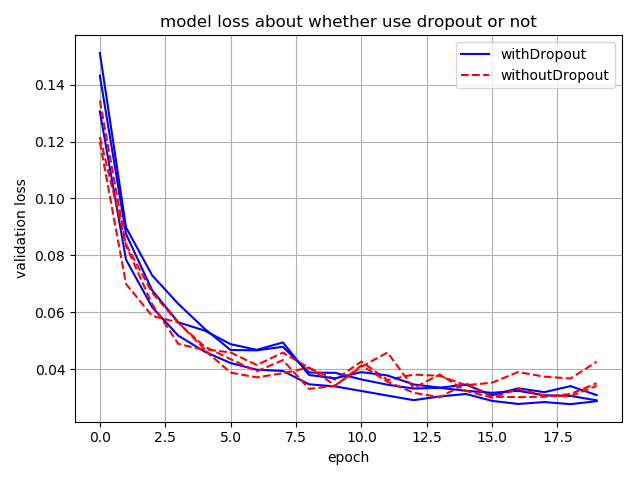

Source code (Python):
from __future__ import print_function
import argparse
import torch
import torch.nn as nn
import torch.nn.functional as F
import torch.optim as optim
from torchvision import datasets, transforms
import matplotlib.pyplot as plt


class Net_with(nn.Module):
    def __init__(self):
        super(Net_with, self).__init__()
        self.conv1 = nn.Conv2d(1, 10, kernel_size=5)
        self.conv2 = nn.Conv2d(10, 20, kernel_size=5)
        self.conv2_drop = nn.Dropout2d(0.2)
        self.fc1 = nn.Linear(320, 50)
        self.fc2 = nn.Linear(50, 10)

    def forward(self, x):
        x = F.relu(F.max_pool2d(self.conv1(x), 2))
        x = F.relu(F.max_pool2d(self.conv2_drop(self.conv2(x)), 2))
        x = x.view(-1, 320)
        x = F.relu(self.fc1(x))
        x = F.dropout(x,0.25, training=self.training)
        x = self.fc2(x)
        return F.log_softmax(x, dim=1)



class Net_without(nn.Module):
    def __init__(self):
        super(Net_without, self).__init__()
        self.conv1 = nn.Conv2d(1, 10, kernel_size=5)
        self.conv2 = nn.Conv2d(10, 20, kernel_size=5)
        self.conv2_drop = nn.Dropout2d(p = 0)
        self.fc1 = nn.Linear(320, 50)
        self.fc2 = nn.Linear(50, 10)

    def forward(self, x):
        x = F.relu(F.max_pool2d(self.conv1(x), 2))
        x = F.relu(F.max_pool2d(self.conv2_drop(self.conv2(x)), 2))
        x = x.view(-1, 320)
        x = F.relu(self.fc1(x))
        x = F.dropout(x, p=0,  training=self.training)
        x = self.fc2(x)
        return F.log_softmax(x, dim=1)


def train(args, model, device, train_loader, optimizer, epoch):
    model.train()
    for batch_idx, (data, target) in enumerate(train_loader):
        data, target = data.to(device), target.to(device)
        optimizer.zero_grad()
        output = model(data)
        loss = F.nll_loss(output, target)
        loss.backward()
        optimizer.step()
        if batch_idx % args.log_interval == 0:
            print('Train Epoch: {} [{}/{} ({:.0f}%)]\tLoss: {:.6f}'.format(
                epoch, batch_idx * len(data), len(train_loader.dataset),
                100. * batch_idx / len(train_loader), loss.item()))


def test(args, model, device, test_loader):
    model.eval()
    test_loss = 0
    correct = 0
    with torch.no_grad():
        for data, target in test_loader:
            data, target = data.to(device), target.to(device)
            output = model(data)
            test_loss += F.nll_loss(output, target, reduction='sum').item() # sum up batch loss
            pred = output.max(1, keepdim=True)[1] # get the index of the max log-probability
            correct += pred.eq(target.view_as(pred)).sum().item()

    test_loss /= len(test_loader.dataset)
    print('\nTest set: Average loss: {:.4f}, Accuracy: {}/{} ({:.0f}%)\n'.format(
        test_loss, correct, len(test_loader.dataset),
        100. * correct / len(test_loader.dataset)))
    return test_loss


def plot_history(history_withDropout_1,history_withoutDrop_1,history_withDropout_2,history_withoutDrop_2,history_withDropout_3,history_withoutDrop_3):
    plt.plot(history_withDropout_1, 'b-')
    plt.plot(history_withoutDrop_1, 'r--')
    plt.plot(history_withDropout_2, 'b-')
    plt.plot(history_withDropout_3, 'b-')
    plt.plot(history_withoutDrop_2, 'r--')
    plt.plot(history_withoutDrop_3, 'r--')
    plt.title('model loss about whether use dropout or not')
    plt.xlabel('epoch')
    plt.ylabel('validation loss')
    plt.grid()
    plt.legend(['withDropout', 'withoutDropout'], loc=1)
    plt.show()



def main():
    # Training settings
    parser = argparse.ArgumentParser(description='PyTorch MNIST Example')
    parser.add_argument('--batch-size', type=int, default=64, metavar='N',
                        help='input batch size for training (default: 64)')
    parser.add_argument('--test-batch-size', type=int, default=1000, metavar='N',
                        help='input batch size for testing (default: 1000)')
    parser.add_argument('--epochs', type=int, default=20, metavar='N',
                        help='number of epochs to train (default: 10)')
    parser.add_argument('--lr', type=float, default=0.01, metavar='LR',
                        help='learning rate (default: 0.01)')
    parser.add_argument('--momentum', type=float, default=0.5, metavar='M',
                        help='SGD momentum (default: 0.5)')
    parser.add_argument('--no-cuda', action='store_true', default=False,
                        help='disables CUDA training')
    parser.add_argument('--seed', type=int, default=1, metavar='S',
                        help='random seed (default: 1)')
    parser.add_argument('--log-interval', type=int, default=10, metavar='N',
                        help='how many batches to wait before logging training status')
    args = parser.parse_args()
    use_cuda = not args.no_cuda and torch.cuda.is_available()

    torch.manual_seed(args.seed)

    device = torch.device("cuda" if use_cuda else "cpu")

    kwargs = {'num_workers': 1, 'pin_memory': True} if use_cuda else {}
    train_loader = torch.utils.data.DataLoader(
        datasets.MNIST('../data', train=True, download=True,
                       transform=transforms.Compose([
                           transforms.ToTensor(),
                           transforms.Normalize((0.1307,), (0.3081,))
                       ])),
        batch_size=args.batch_size, shuffle=True, **kwargs)
    test_loader = torch.utils.data.DataLoader(
        datasets.MNIST('../data', train=False, transform=transforms.Compose([
                           transforms.ToTensor(),
                           transforms.Normalize((0.1307,), (0.3081,))
                       ])),
        batch_size=args.test_batch_size, shuffle=True, **kwargs)

    model_withdropout = Net_with().to(device)
    optimizer = optim.SGD(model_withdropout.parameters(), lr=args.lr, momentum=args.momentum)
    plt_with_1 =[]
    for epoch in range(1, args.epochs + 1):
        train(args, model_withdropout, device, train_loader, optimizer, epoch)
        plt_with_1.append(test(args, model_withdropout, device, test_loader))

    model_withdropout = Net_with().to(device)
    optimizer = optim.SGD(model_withdropout.parameters(), lr=args.lr, momentum=args.momentum)
    plt_with_2 =[]
    for epoch in range(1, args.epochs + 1):
        train(args, model_withdropout, device, train_loader, optimizer, epoch)
        plt_with_2.append(test(args, model_withdropout, device, test_loader))

    model_withdropout = Net_with().to(device)
    optimizer = optim.SGD(model_withdropout.parameters(), lr=args.lr, momentum=args.momentum)
    plt_with_3 =[]
    for epoch in range(1, args.epochs + 1):
        train(args, model_withdropout, device, train_loader, optimizer, epoch)
        plt_with_3.append(test(args, model_withdropout, device, test_loader))

    model_withoutdropout = Net_without().to(device)
    optimizer = optim.SGD(model_withoutdropout.parameters(), lr=args.lr, momentum=args.momentum)
    plt_without_1 =[]
    for epoch in range(1, args.epochs + 1):
        train(args, model_withoutdropout, device, train_loader, optimizer, epoch)
        test(args, model_withoutdropout, device, test_loader)
        plt_without_1.append(test(args, model_withoutdropout, device, test_loader))

    model_withoutdropout = Net_without().to(device)
    optimizer = optim.SGD(model_withoutdropout.parameters(), lr=args.lr, momentum=args.momentum)
    plt_without_2 =[]
    for epoch in range(1, args.epochs + 1):
        train(args, model_withoutdropout, device, train_loader, optimizer, epoch)
        test(args, model_withoutdropout, device, test_loader)
        plt_without_2.append(test(args, model_withoutdropout, device, test_loader))

    model_withoutdropout = Net_without().to(device)
    optimizer = optim.SGD(model_withoutdropout.parameters(), lr=args.lr, momentum=args.momentum)
    plt_without_3 =[]
    for epoch in range(1, args.epochs + 1):
        train(args, model_withoutdropout, device, train_loader, optimizer, epoch)
        test(args, model_withoutdropout, device, test_loader)
        plt_without_3.append(test(args, model_withoutdropout, device, test_loader))

    plot_history(plt_with_1, plt_without_1, plt_with_2, plt_without_2, plt_with_3, plt_without_3)

if __name__ == '__main__':
    main()
